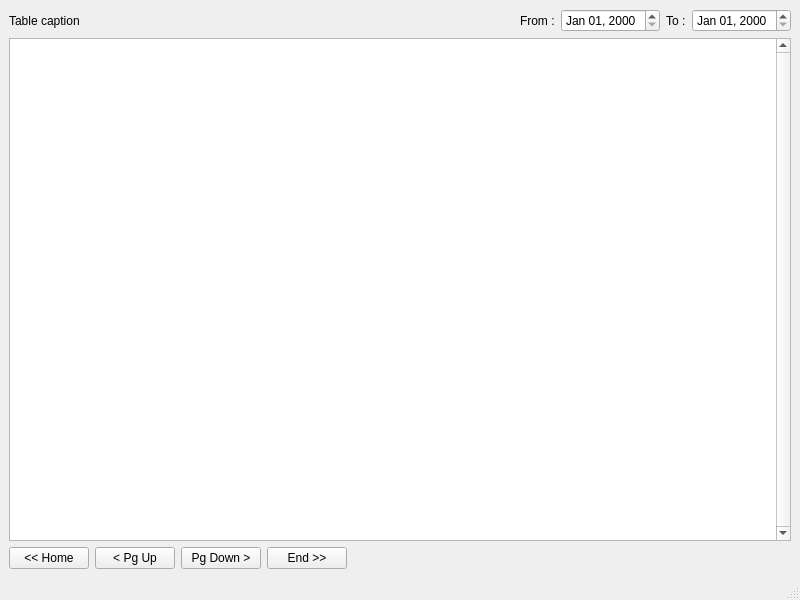
<?xml version="1.0" encoding="UTF-8"?>
<ui version="4.0">
 <class>SalesWindow</class>
 <widget class="QMainWindow" name="SalesWindow">
  <property name="geometry">
   <rect>
    <x>0</x>
    <y>0</y>
    <width>800</width>
    <height>600</height>
   </rect>
  </property>
  <property name="windowTitle">
   <string>MainWindow</string>
  </property>
  <widget class="QWidget" name="centralwidget">
   <layout class="QVBoxLayout" name="verticalLayout">
    <item>
     <layout class="QVBoxLayout" name="verticalLayout_6">
      <item>
       <layout class="QHBoxLayout" name="horizontalLayout_5">
        <item>
         <widget class="QLabel" name="table_caption_lb">
          <property name="text">
           <string>Table caption</string>
          </property>
         </widget>
        </item>
        <item>
         <spacer name="horizontalSpacer_4">
          <property name="orientation">
           <enum>Qt::Horizontal</enum>
          </property>
          <property name="sizeHint" stdset="0">
           <size>
            <width>40</width>
            <height>20</height>
           </size>
          </property>
         </spacer>
        </item>
        <item>
         <widget class="QLabel" name="label_2">
          <property name="text">
           <string>From :</string>
          </property>
         </widget>
        </item>
        <item>
         <widget class="QDateEdit" name="from_de">
          <property name="displayFormat">
           <string>MMM dd, yyyy</string>
          </property>
         </widget>
        </item>
        <item>
         <widget class="QLabel" name="label_3">
          <property name="text">
           <string>To :</string>
          </property>
         </widget>
        </item>
        <item>
         <widget class="QDateEdit" name="to_de">
          <property name="displayFormat">
           <string>MMM dd, yyyy</string>
          </property>
         </widget>
        </item>
       </layout>
      </item>
      <item>
       <widget class="QTableWidget" name="sales_tw">
        <property name="verticalScrollBarPolicy">
         <enum>Qt::ScrollBarAlwaysOn</enum>
        </property>
        <property name="editTriggers">
         <set>QAbstractItemView::NoEditTriggers</set>
        </property>
        <property name="alternatingRowColors">
         <bool>true</bool>
        </property>
        <property name="selectionBehavior">
         <enum>QAbstractItemView::SelectRows</enum>
        </property>
       </widget>
      </item>
      <item>
       <layout class="QHBoxLayout" name="horizontalLayout_4">
        <item>
         <widget class="QPushButton" name="home_pb">
          <property name="text">
           <string>&lt;&lt; Home</string>
          </property>
         </widget>
        </item>
        <item>
         <widget class="QPushButton" name="pg_up_pb">
          <property name="text">
           <string>&lt; Pg Up</string>
          </property>
         </widget>
        </item>
        <item>
         <widget class="QPushButton" name="pg_down_pb">
          <property name="text">
           <string>Pg Down &gt;</string>
          </property>
         </widget>
        </item>
        <item>
         <widget class="QPushButton" name="end_pb">
          <property name="text">
           <string>End &gt;&gt;</string>
          </property>
         </widget>
        </item>
        <item>
         <spacer name="horizontalSpacer_5">
          <property name="orientation">
           <enum>Qt::Horizontal</enum>
          </property>
          <property name="sizeHint" stdset="0">
           <size>
            <width>40</width>
            <height>20</height>
           </size>
          </property>
         </spacer>
        </item>
       </layout>
      </item>
     </layout>
    </item>
   </layout>
  </widget>
  <widget class="QMenuBar" name="menubar">
   <property name="geometry">
    <rect>
     <x>0</x>
     <y>0</y>
     <width>800</width>
     <height>28</height>
    </rect>
   </property>
  </widget>
  <widget class="QStatusBar" name="statusbar"/>
 </widget>
 <resources/>
 <connections/>
</ui>
